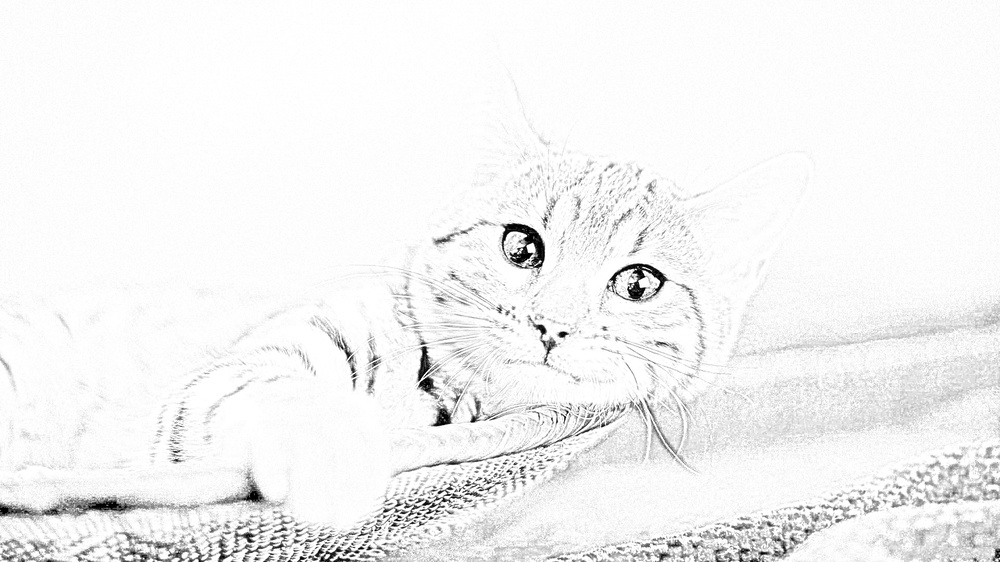
#> input picture Day28/Sketch_wallhaven-60533.jpg, 1000 x 562 px, shrunk from 1920 x 1080 before the run
$ python sketch.py
#> lines starting #> are read from the running program, lines starting #| are printed output that depends on the picture
# -*- coding:utf-8 -*-


import cv2
import numpy as np
from tkinter import filedialog, Tk
from os import getcwd
from re import findall


def open_path():
    # 图片路径
    root = Tk()
    root.withdraw()
    file_path = (filedialog.askopenfilename(title='选择图片文件', filetypes=[('All Files', '*')]))
#> the answer given: Sketch_wallhaven-60533.jpg
    return file_path


def dodgeNaive(image, mask):
    # determine the shape of the input image
    width, height = image.shape[:2]

    # prepare output argument with same size as image
    blend = np.zeros((width, height), np.uint8)

    for col in range(width):
        for row in range(height):
            # do for every pixel
            if mask[col, row] == 255:
                # avoid division by zero
                blend[col, row] = 255
            else:
                # shift image pixel value by 8 bits
                # divide by the inverse of the mask
                tmp = (image[col, row] << 8) / (255 - mask)
                # print('tmp={}'.format(tmp.shape))
                # make sure resulting value stays within bounds
                if tmp.any() > 255:
                    tmp = 255
                    blend[col, row] = tmp

    return blend


def dodgeV2(image, mask):
    return cv2.divide(image, 255 - mask, scale=256)


def burnV2(image, mask):
    return 255 - cv2.divide(255 - image, 255 - mask, scale=256)


def rgb_to_sketch(src_image_name):
#> called with src_image_name = 'Sketch_wallhaven-60533.jpg'
    print('转换中......')
    img_rgb = cv2.imread(src_image_name)
#> img_rgb is the input picture: shape (562, 1000, 3); min 0, max 255, mean 242.8
    img_gray = cv2.cvtColor(img_rgb, cv2.COLOR_BGR2GRAY)
    # 读取图片时直接转换操作
    # img_gray = cv2.imread('example.jpg', cv2.IMREAD_GRAYSCALE)

    img_gray_inv = 255 - img_gray
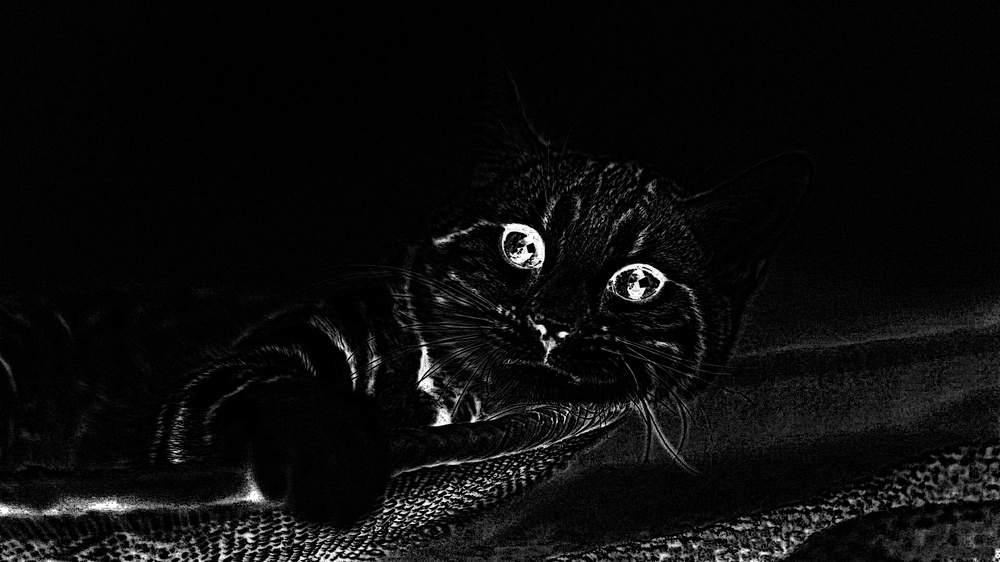
#> img_gray_inv: shape (562, 1000); min 0, max 255, mean 12.2
    img_blur = cv2.GaussianBlur(img_gray_inv, ksize=(21, 21),
                                sigmaX=0, sigmaY=0)
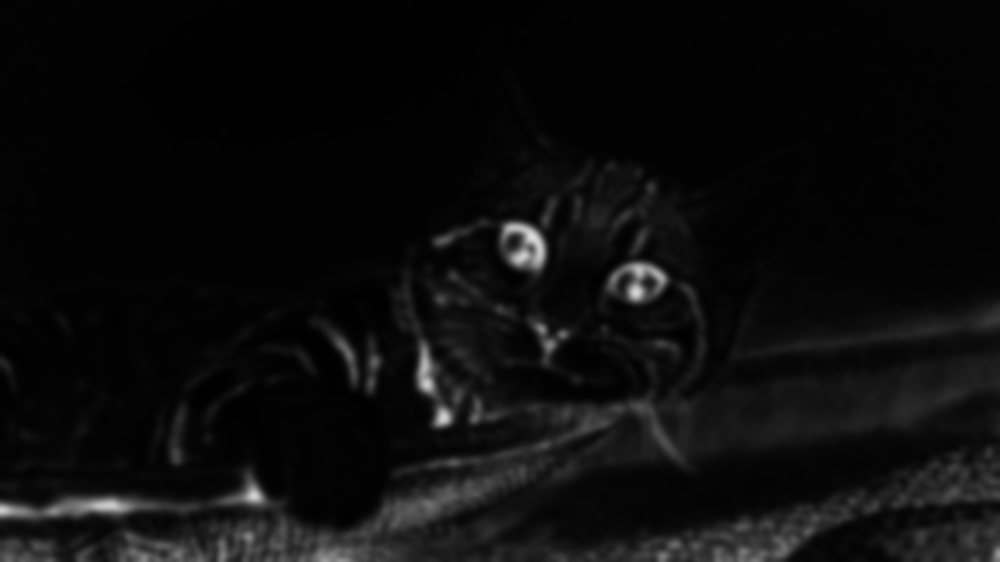
#> img_blur: shape (562, 1000); min 0, max 222, mean 12.2
    img_blend = dodgeV2(img_gray, img_blur)
#> in dodgeV2, `return cv2.divide(image, 255 - mask, scale=256)`:
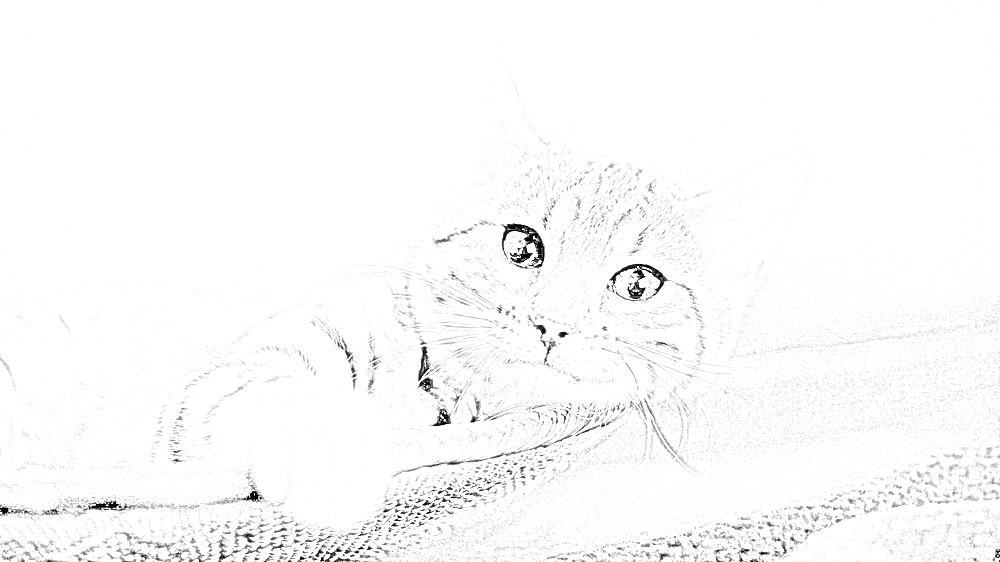
#> returned value: shape (562, 1000); min 0, max 255, mean 250.3

    # [4 lines of commented-out code are left out]
    cv2.imwrite(dst_image_name, img_blend)
    save_path = getcwd() + "\\" + dst_image_name  # 保存路径
    print('转换完成!!!\n')
    print('保存路径:' + save_path)
    cv2.imshow(save_path, img_blend)
    cv2.waitKey(0)
    cv2.destroyAllWindows()


if __name__ == '__main__':
    print('请选择图片(路径不要含中文)：')
    src_image_name = open_path()  # 文件路径
    print(src_image_name + '\n')
    image_name = ''.join(findall(r'[^\\/:*?"<>|\r\n]+$', src_image_name))  # 获取文件名
    dst_image_name = 'Sketch_' + image_name
    rgb_to_sketch(src_image_name)
